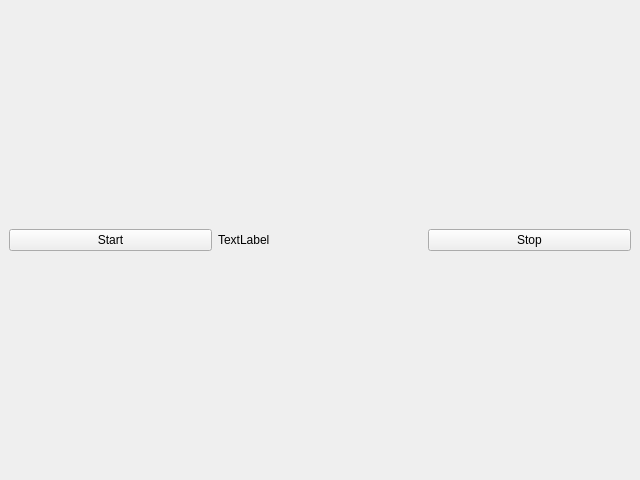
<?xml version="1.0" encoding="UTF-8"?>
<ui version="4.0">
 <class>MainView</class>
 <widget class="QMainWindow" name="MainView">
  <property name="geometry">
   <rect>
    <x>0</x>
    <y>0</y>
    <width>640</width>
    <height>480</height>
   </rect>
  </property>
  <property name="windowTitle">
   <string>MainWindow</string>
  </property>
  <widget class="QWidget" name="centralwidget">
   <layout class="QVBoxLayout" name="verticalLayout">
    <item>
     <layout class="QHBoxLayout" name="horizontalLayout">
      <item>
       <widget class="QPushButton" name="start">
        <property name="text">
         <string>Start</string>
        </property>
       </widget>
      </item>
      <item>
       <widget class="QLabel" name="result">
        <property name="text">
         <string>TextLabel</string>
        </property>
       </widget>
      </item>
      <item>
       <widget class="QPushButton" name="stop">
        <property name="text">
         <string>Stop</string>
        </property>
       </widget>
      </item>
     </layout>
    </item>
   </layout>
  </widget>
 </widget>
 <resources/>
 <connections/>
</ui>
